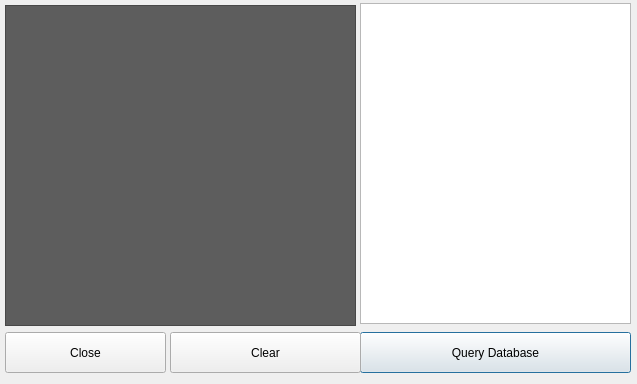
<?xml version="1.0" encoding="UTF-8"?>
<ui version="4.0">
 <class>Dialog</class>
 <widget class="QDialog" name="Dialog">
  <property name="geometry">
   <rect>
    <x>0</x>
    <y>0</y>
    <width>637</width>
    <height>384</height>
   </rect>
  </property>
  <property name="windowTitle">
   <string>Debug Window</string>
  </property>
  <property name="locale">
   <locale language="English" country="UnitedStates"/>
  </property>
  <widget class="QPushButton" name="btnQuery">
   <property name="geometry">
    <rect>
     <x>360</x>
     <y>332</y>
     <width>271</width>
     <height>41</height>
    </rect>
   </property>
   <property name="minimumSize">
    <size>
     <width>151</width>
     <height>41</height>
    </size>
   </property>
   <property name="text">
    <string>Query Database</string>
   </property>
  </widget>
  <widget class="QPlainTextEdit" name="txtQuery">
   <property name="geometry">
    <rect>
     <x>360</x>
     <y>3</y>
     <width>271</width>
     <height>321</height>
    </rect>
   </property>
  </widget>
  <widget class="QListWidget" name="lstDebug">
   <property name="geometry">
    <rect>
     <x>5</x>
     <y>5</y>
     <width>351</width>
     <height>321</height>
    </rect>
   </property>
   <property name="sizePolicy">
    <sizepolicy hsizetype="Preferred" vsizetype="Preferred">
     <horstretch>0</horstretch>
     <verstretch>0</verstretch>
    </sizepolicy>
   </property>
   <property name="minimumSize">
    <size>
     <width>351</width>
     <height>311</height>
    </size>
   </property>
   <property name="styleSheet">
    <string>background-color: rgb(93, 93, 93);
color: rgb(255, 255, 255);</string>
   </property>
   <property name="frameShadow">
    <enum>QFrame::Raised</enum>
   </property>
   <property name="isWrapping" stdset="0">
    <bool>false</bool>
   </property>
   <property name="resizeMode">
    <enum>QListView::Fixed</enum>
   </property>
   <property name="wordWrap">
    <bool>true</bool>
   </property>
  </widget>
  <widget class="QPushButton" name="btnClose">
   <property name="geometry">
    <rect>
     <x>5</x>
     <y>332</y>
     <width>161</width>
     <height>41</height>
    </rect>
   </property>
   <property name="sizePolicy">
    <sizepolicy hsizetype="Minimum" vsizetype="Fixed">
     <horstretch>0</horstretch>
     <verstretch>0</verstretch>
    </sizepolicy>
   </property>
   <property name="minimumSize">
    <size>
     <width>151</width>
     <height>41</height>
    </size>
   </property>
   <property name="text">
    <string>Close</string>
   </property>
  </widget>
  <widget class="QPushButton" name="btnClear">
   <property name="geometry">
    <rect>
     <x>170</x>
     <y>332</y>
     <width>191</width>
     <height>41</height>
    </rect>
   </property>
   <property name="minimumSize">
    <size>
     <width>161</width>
     <height>41</height>
    </size>
   </property>
   <property name="text">
    <string>Clear</string>
   </property>
  </widget>
 </widget>
 <resources/>
 <connections/>
</ui>
